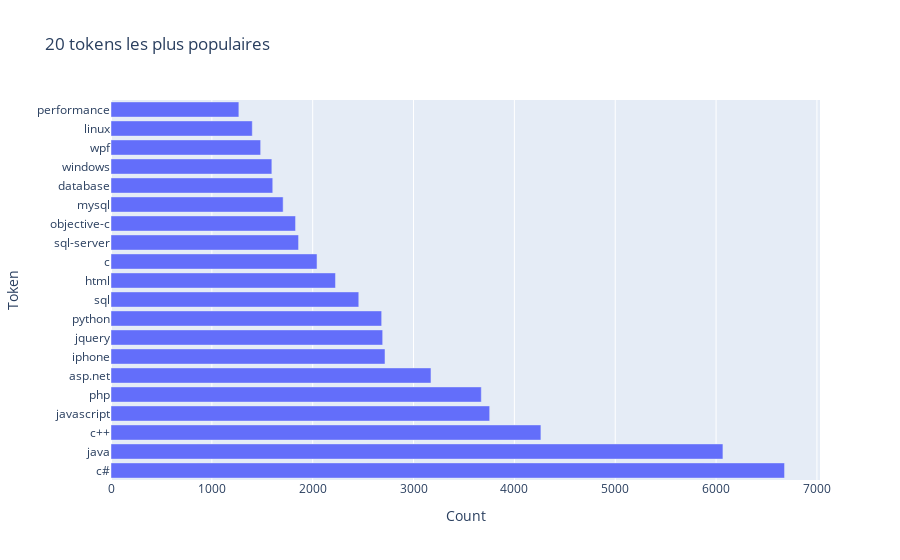

Source (notebook cell):
### Code cell
plot_most_popular_tokens(corpus_tags)

### Figure 1 — Plotly figure (JSON) as saved in the notebook; plotly's stock layout.template omitted (floating-point values rounded to 4 significant figures)
{"data": [{"alignmentgroup": "True", "hovertemplate": "x=%{x}<br>y=%{y}<extra></extra>", "legendgroup": "", "marker": {"color": "#636efa", "pattern": {"shape": ""}}, "name": "", "offsetgroup": "", "orientation": "h", "showlegend": false, "textposition": "auto", "type": "bar", "x": [6679, 6068, 4263, 3755, 3672, 3173, 2717, 2694, 2684, 2457, 2226, 2043, 1860, 1830, 1707, 1604, 1595, 1484, 1401, 1268], "xaxis": "x", "y": ["c#", "java", "c++", "javascript", "php", "asp.net", "iphone", "jquery", "python", "sql", "html", "c", "sql-server", "objective-c", "mysql", "database", "windows", "wpf", "linux", "performance"], "yaxis": "y"}], "layout": {"barmode": "relative", "legend": {"tracegroupgap": 0}, "title": {"text": "20 tokens les plus populaires"}, "xaxis": {"anchor": "y", "domain": [0, 1], "title": {"text": "Count"}}, "yaxis": {"anchor": "x", "domain": [0, 1], "title": {"text": "Token"}}}}
